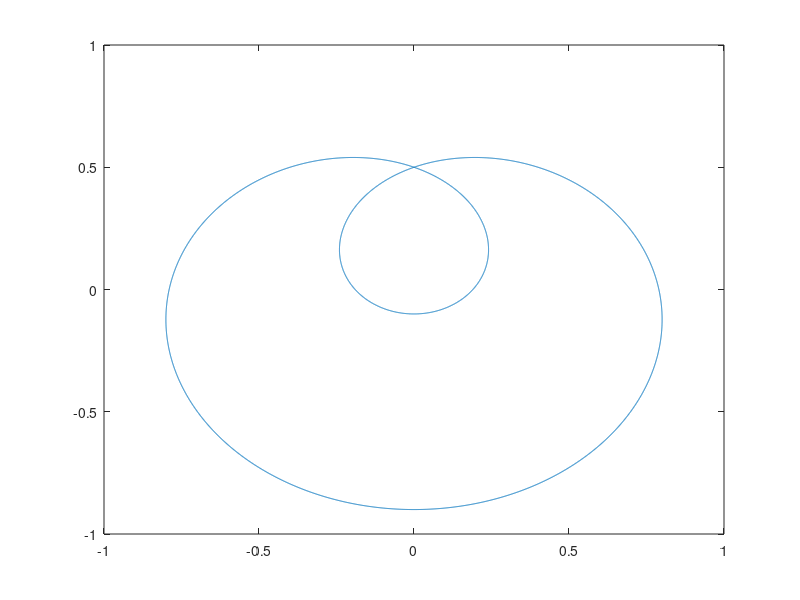

Write the MATLAB code that produced this figure.
%Galileispirel
a = 3;
d = 0.25;
phi = linspace(0,2*pi,10000);
rho = a*phi.^2 - d;
x = rho.*cos(phi);
y1 = rho.*sin(phi);
y2 = -rho.*sin(phi);
plot(y1,-x);
hold on;
plot(y2,-x);
hold off;
%%
%lemniscateofbernouli
c = 10;
phi = linspace(0,2*pi,10000);
x = (c*sqrt(2)*cos(phi))./(1 + sin(phi).^2);
y = (c*sqrt(2)*cos(phi).*sin(phi))./(1 + sin(phi).^2);
plot(x,y);
%%
%PascalsSnail
r = 0.2;
h = 0.5;
phi = linspace(0,2*pi,10000);
x = 2*r*cos(phi) - h*cos(2*phi);
y = 2*r*sin(phi) - h*sin(2*phi);
plot(y,x);